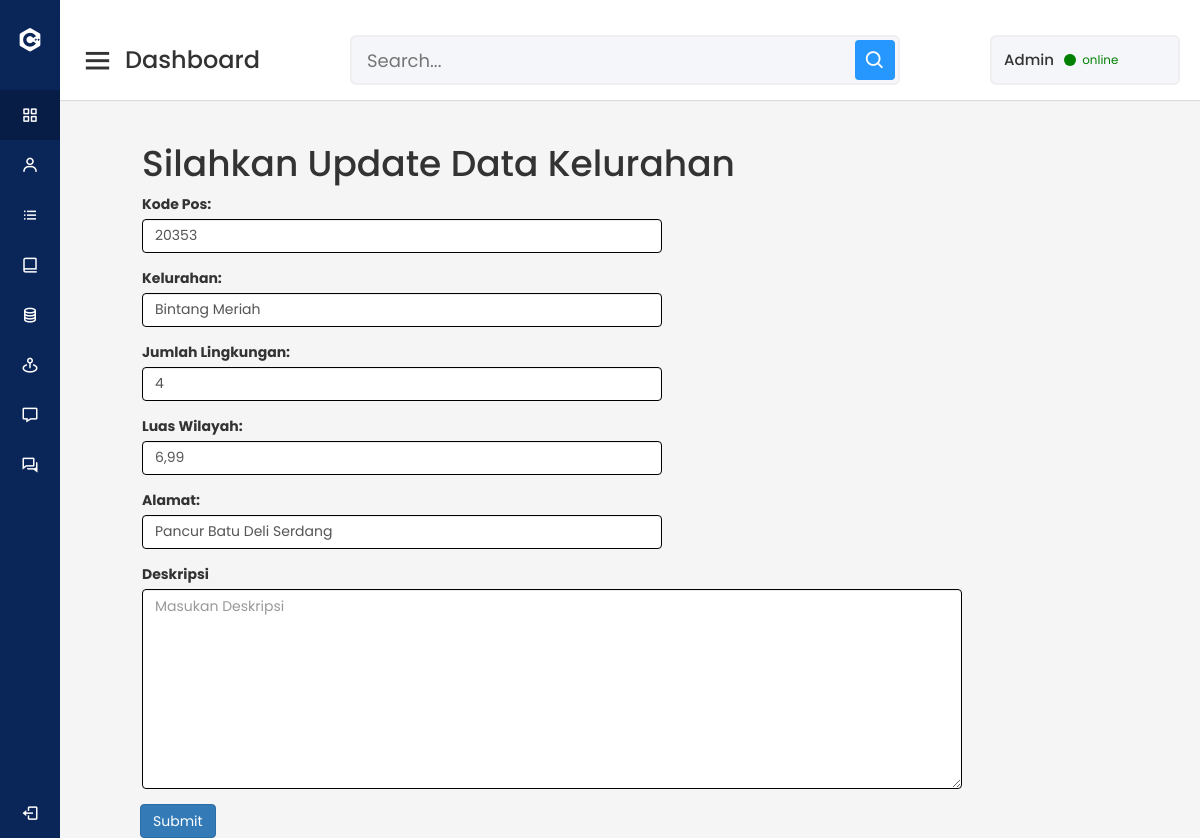
Screenshot of /Admin/menu/update_kelurahan.php?id_kelurahan=1 with the database file from the repository.
### tables this page shows
CREATE TABLE IF NOT EXISTS `tbl_kelurahan` (
`id_kelurahan` int(11) NOT NULL,
  `kd_pos` varchar(10) NOT NULL,
  `kelurahan` varchar(255) NOT NULL,
  `jlh_lingkungan` varchar(100) NOT NULL,
  `luas_wilayah` varchar(100) NOT NULL,
  `alamat_kel` varchar(100) NOT NULL,
  `deskripsi` text NOT NULL
);

### Admin/menu/update_kelurahan.php (the view, shortened to what this page needs)
<?php
include "koneksi.php";
?>
<!DOCTYPE html>
<html lang="en" dir="ltr">
<head>
	<link rel="stylesheet" href="../bootstrap/css/bootstrap.min.css">
	<link rel="stylesheet" href="dashboard.css">
	<link href='https://unpkg.com/boxicons@2.0.7/css/boxicons.min.css' rel='stylesheet'>
</head>
<body>
	<?php echo include "menu.php"; ?>
	<section class="home-section">
		<?php include "header.php"; ?>
		<div class="home-content">
			<?php
			function input($data) {
				$data = trim($data);
				$data = stripslashes($data);
				$data = htmlspecialchars($data);
				return $data;
			}
			if (isset($_GET['id_kelurahan'])) {
				$id_kelurahan=input($_GET["id_kelurahan"]);
				$sql="select * from tbl_kelurahan where id_kelurahan=$id_kelurahan";
				$hasil=mysqli_query($kon,$sql);
				$data = mysqli_fetch_assoc($hasil);
			}
			?>
			<h1 style="margin-left: 82px;">Silahkan Update Data Kelurahan</h1>
			<form action="<?php echo htmlspecialchars($_SERVER["PHP_SELF"]);?>" method="POST">
				<div class="form-group">
					<label style="margin-left: 82px;">Kode Pos:</label>
					<input  style="border-color: black; width: 520px; margin-left: 82px;"  type="text" name="kd_pos" class="form-control" value="<?php echo $data['kd_pos']; ?>" placeholder="Masukan Kode Pos" required/>
				</div>
				<div class="form-group">
					<label style="margin-left: 82px;">Kelurahan:</label>
					<input  style="border-color: black; width: 520px; margin-left: 82px;"  type="text" name="kelurahan" class="form-control" value="<?php echo $data['kelurahan']; ?>" placeholder="Masukan Kelurahan" required/>
				</div>
				<div class="form-group">
					<label style="margin-left: 82px;">Jumlah Lingkungan:</label>
					<input style="border-color: black; width: 520px; margin-left: 82px;" type="text" name="jlh_lingkungan" class="form-control" value="<?php echo $data['jlh_lingkungan']; ?>" placeholder="Masukan Jumlah Lingkungan" required />
				</div>
				<div class="form-group">
					<label style="margin-left: 82px;">Luas Wilayah:</label>
					<input style="border-color: black; width: 520px; margin-left: 82px;" type="text" name="luas_wilayah" class="form-control" value="<?php echo $data['luas_wilayah']; ?>" placeholder="Masukan Luas Wilayah" required />
				</div>
				<div class="form-group">
					<label style="margin-left: 82px;">Alamat:</label>
					<input style="border-color: black; width: 520px; margin-left: 82px;" type="text" name="alamat_kel" class="form-control" value="<?php echo $data['alamat_kel']; ?>" placeholder="Masukan Alamat" required />
				</div>
				<div class="form-group">
					<label style="margin-left: 82px;">Deskripsi</label>
					<textarea style="border-color: black; width: 820px; height: 200px; margin-left: 82px;" rows="3" type="text" name="deskripsi" class="form-control"  value="<?php echo $data['deskripsi']; ?>" placeholder="Masukan Deskripsi" required /></textarea>
				</div>
				<button style="margin-left: 80px;" type="submit" name="submit" class="btn btn-primary">Submit</button>
			</form>
		</div>
	</section>
</body>
</html>

### Admin/menu/dashboard.css (style rules this page uses)
* { margin: 0; padding: 0; box-sizing: border-box; font-family: 'Poppins', sans-serif; }
.home-section { position: relative; background: #f5f5f5; min-height: 100vh; width: calc(100% - 240px); left: 240px; transition: all 0.5s ease; }
.home-section .home-content { position: relative; padding-top: 104px; }
@media (max-width: 1240px) { .home-section { width: calc(100% - 60px); left: 60px; } }

### rows the page displays
tbl_kelurahan: kd_pos "20353", kelurahan "Bintang Meriah", jlh_lingkungan "4", luas_wilayah "6,99", alamat_kel "Pancur Batu Deli Serdang"
